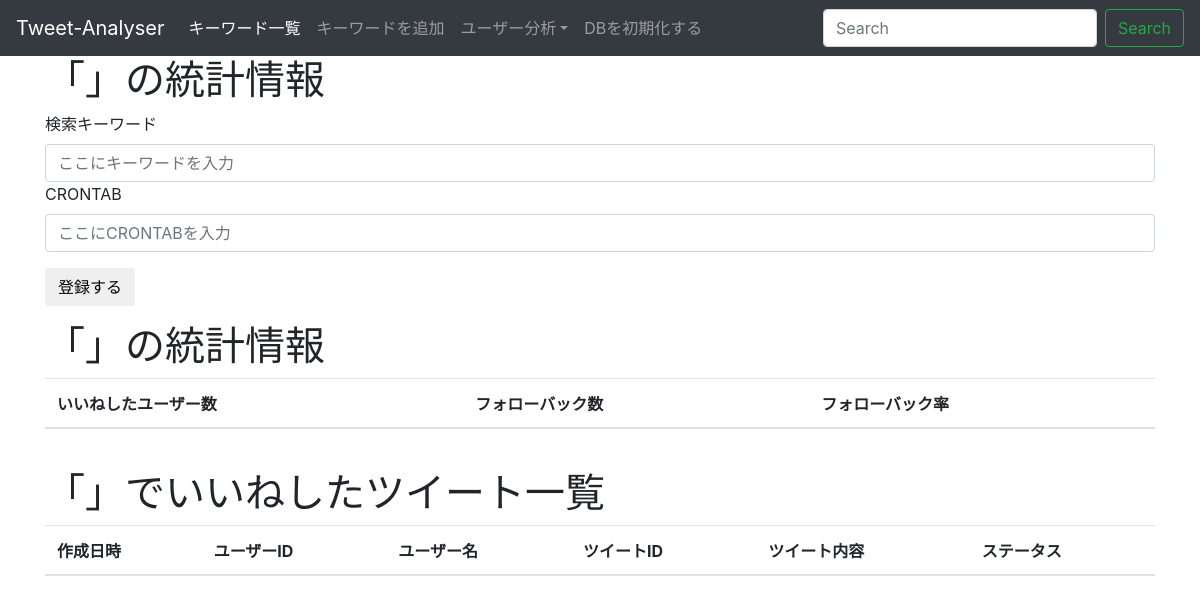
The app's page /show/1, older data.
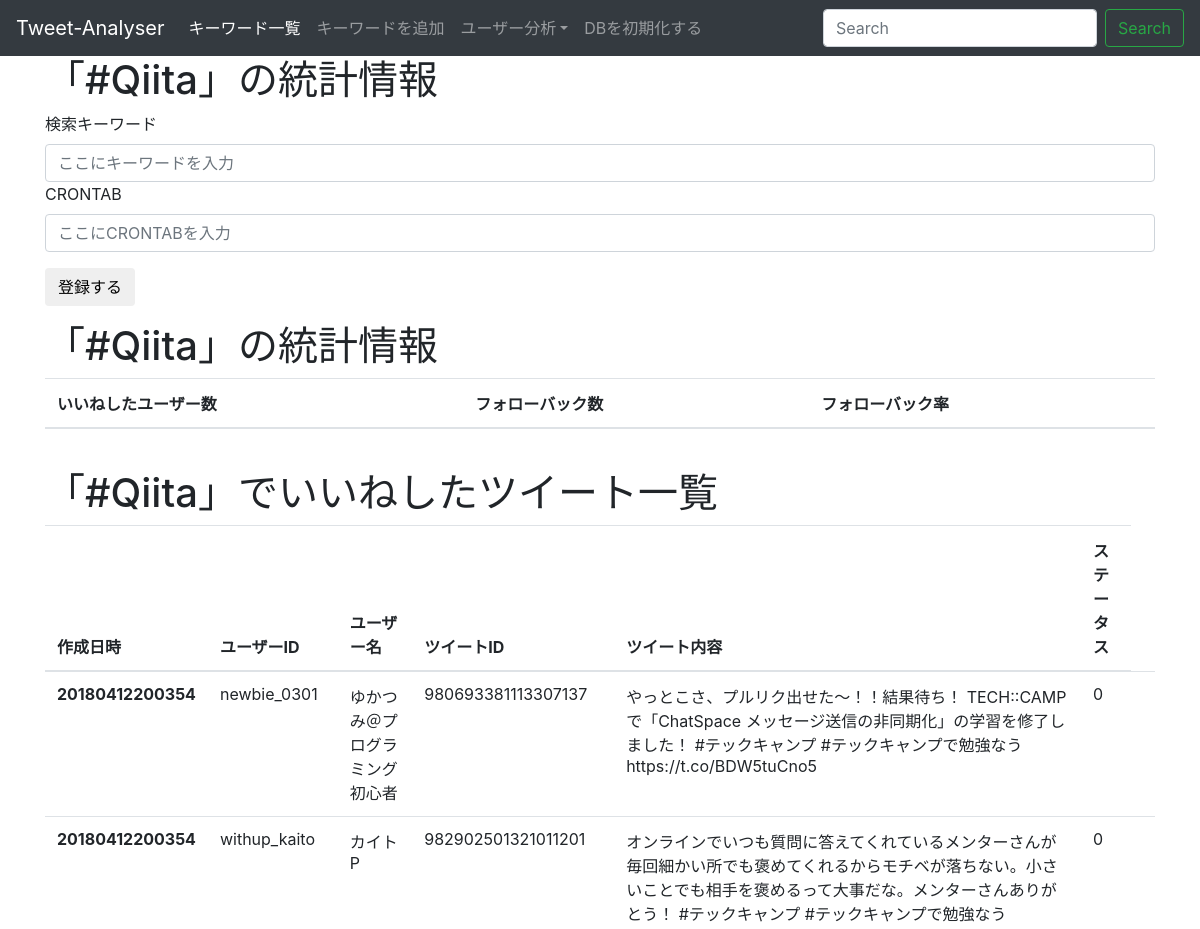
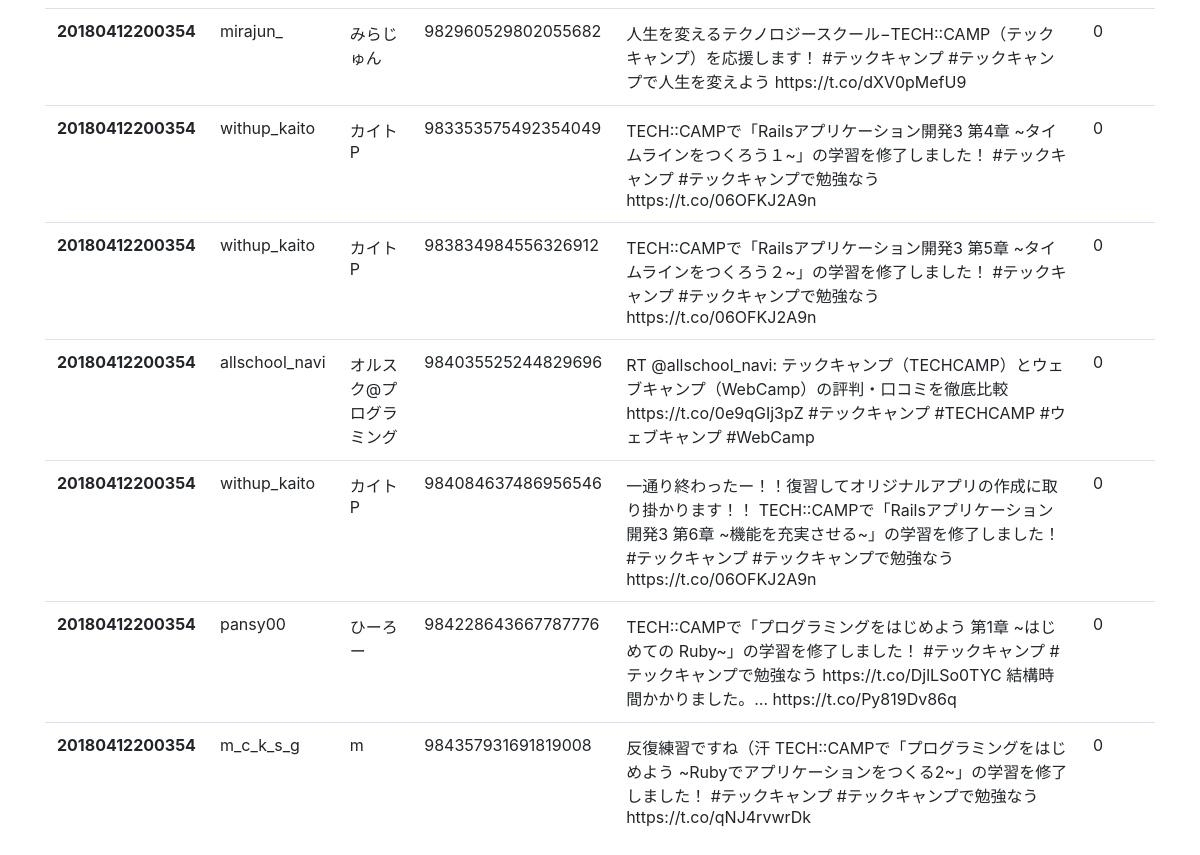
The same page, newer data (2 pictures, top to bottom).
### tables this page shows
CREATE TABLE query (id integer PRIMARY KEY, query text, cron_tab text, is_enabled integer default 0);

CREATE TABLE like_history (id integer PRIMARY KEY, query_id integer, created_at TIMESTAMP, user_id text, user_name text, tweet_id text, content text, is_follower int);

### app.py (the view)
@app.route('/show/<id>')
def showQuery(id):
    queryList = getQueryById(id)
    query = getQueryFromQueryId(id)
    return render_template('query.html', queryList = queryList, query = query)

### app.py (called while the page is built)
def getQueryById(id):
    conn = sqlite3.connect(DATABASE)
    c = conn.cursor()
    selectAllSQL = "SELECT * FROM like_history WHERE query_id = ? ORDER BY id DESC"
    res = c.execute(selectAllSQL,[id])
    return res

def getQueryFromQueryId(id):
    conn = sqlite3.connect(DATABASE)
    c = conn.cursor()
    selectIdSQL = "SELECT query FROM query WHERE id = ?"
    c.execute(selectIdSQL,[id])
    return c.fetchone()

### templates/query.html
{% extends 'layout.html' %}
{% block body %}
<h1>「{{query[0]}}」の統計情報 </h1>
<form action="/setCrontab" method="post">
  <div class="form-group">
    <label for="query">検索キーワード</label>
    <input type="text" class="form-control" id="query" name="query" placeholder="ここにキーワードを入力">
    <label for="cron">CRONTAB</label>
    <input type="text" class="form-control" id="query" name="cron" placeholder="ここにCRONTABを入力">
  </div>
  <button type="submit" class="btn btn-default">登録する</button>
</form>
<h1>「{{query[0]}}」の統計情報 </h1>
<table class="table">
  <thead>
    <tr>
      <th>いいねしたユーザー数</th>
      <th>フォローバック数</th>
      <th>フォローバック率</th>
    </tr>
  </thead>
  <tbody>
    <tr>
      <td></td>
      <td></td>
      <td></td>
    </tr>
  </tbody>
</table>
<h1>「{{query[0]}}」でいいねしたツイート一覧</h1>
<table class="table">
    <thead>
        <tr>
            <th>作成日時</th>
            <th>ユーザーID</th>
            <th>ユーザー名</th>
            <th>ツイートID</th>
            <th>ツイート内容</th>
            <th>ステータス</th>
        </tr>
    </thead>
    <tbody>
      {% for row in queryList %}
        <tr>
            <th>{{row[2]}}</th>
            <td>{{row[3]}}</td>
            <td>{{row[4]}}</td>
            <td>{{row[5]}}</td>
            <td>{{row[6]}}</td>
            <td>{{row[7]}}</td>
            <td>{{row[8]}}</td>
          </tr>
      {% endfor %}
    </tbody>
</table>
{% endblock %}

### templates/layout.html (shortened to what this page needs)
<html>
<head>
    <link rel="stylesheet" href="https://maxcdn.bootstrapcdn.com/bootstrap/4.0.0-beta.2/css/bootstrap.min.css">
</head>
<body>
	{% include 'includes/_navbar.html'%}
	<div class="container">
	    {% block body %}{% endblock %}
    </div>
<link href="https://gitcdn.github.io/bootstrap-toggle/2.2.2/css/bootstrap-toggle.min.css" rel="stylesheet">
</body>
</html>

### templates/includes/_navbar.html (shortened to what this page needs)
<nav class="navbar navbar-expand-md navbar-dark bg-dark">
  <a class="navbar-brand" href="/">Tweet-Analyser</a>
  <div class="collapse navbar-collapse" id="navbarsExampleDefault">
    <ul class="navbar-nav mr-auto">
      <li class="nav-item active">
        <a class="nav-link" href="/index">キーワード一覧</a>
      </li>
      <li class="nav-item">
        <a class="nav-link" href="/addQuery">キーワードを追加</a>
      </li>
      <li class="nav-item dropdown">
        <a class="nav-link dropdown-toggle" href="http://example.com" id="dropdown01" data-toggle="dropdown" aria-haspopup="true" aria-expanded="false">ユーザー分析</a>
      </li>
      <li class="nav-item">
        <a class="nav-link" href="/dropDB">DBを初期化する</a>
      </li>
    </ul>
    <form class="form-inline my-2 my-lg-0">
      <input class="form-control mr-sm-2" type="text" placeholder="Search" aria-label="Search">
      <button class="btn btn-outline-success my-2 my-sm-0" type="submit">Search</button>
    </form>
  </div>
</nav>

Row changes from the older to the newer data that the page shows:
added query: query "#Qiita"
added like_history: created_at "20180412200354", user "newbie_0301", user_name "ゆかつみ＠プログラミング初心者", tweet "980693381113307137", content "やっとこさ、プルリク出せた〜！！結果待ち！ TECH::CAMPで「ChatSpace メッセージ送信の非同期化」の学習を修了しました！ #テックキャンプ #テックキャンプで勉強なう https://t.co/BDW5tuCno5", is_follower "0"
added like_history: created_at "20180412200354", user "withup_kaito", user_name "カイトP", tweet "982902501321011201", content "オンラインでいつも質問に答えてくれているメンターさんが毎回細かい所でも褒めてくれるからモチベが落ちない。小さいことでも相手を褒めるって大事だな。メンターさんありがとう！ #テックキャンプ #テックキャンプで勉強なう", is_follower "0"
added like_history: created_at "20180412200354", user "mirajun_", user_name "みらじゅん", tweet "982960529802055682", content "人生を変えるテクノロジースクール−TECH::CAMP（テックキャンプ）を応援します！ #テックキャンプ #テックキャンプで人生を変えよう https://t.co/dXV0pMefU9", is_follower "0"
added like_history: created_at "20180412200354", user "withup_kaito", user_name "カイトP", tweet "983353575492354049", content "TECH::CAMPで「Railsアプリケーション開発3 第4章 ~タイムラインをつくろう１~」の学習を修了しました！ #テックキャンプ #テックキャンプで勉強なう https://t.co/06OFKJ2A9n", is_follower "0"
added like_history: created_at "20180412200354", user "withup_kaito", user_name "カイトP", tweet "983834984556326912", content "TECH::CAMPで「Railsアプリケーション開発3 第5章 ~タイムラインをつくろう２~」の学習を修了しました！ #テックキャンプ #テックキャンプで勉強なう https://t.co/06OFKJ2A9n", is_follower "0"
added like_history: created_at "20180412200354", user "allschool_navi", user_name "オルスク@プログラミング", tweet "984035525244829696", content "RT @allschool_navi: テックキャンプ（TECHCAMP）とウェブキャンプ（WebCamp）の評判・口コミを徹底比較 https://t.co/0e9qGIj3pZ #テックキャンプ #TECHCAMP #ウェブキャンプ #WebCamp", is_follower "0"
added like_history: created_at "20180412200354", user "withup_kaito", user_name "カイトP", tweet "984084637486956546", content "一通り終わったー！！復習してオリジナルアプリの作成に取り掛かります！！ TECH::CAMPで「Railsアプリケーション開発3 第6章 ~機能を充実させる~」の学習を修了しました！ #テックキャンプ #テックキャンプで勉強なう https://t.co/06OFKJ2A9n", is_follower "0"
added like_history: created_at "20180412200354", user "pansy00", user_name "ひーろー", tweet "984228643667787776", content "TECH::CAMPで「プログラミングをはじめよう 第1章 ~はじめての Ruby~」の学習を修了しました！ #テックキャンプ #テックキャンプで勉強なう https://t.co/DjlLSo0TYC 結構時間かかりました。… https://t.co/Py819Dv86q", is_follower "0"
added like_history: created_at "20180412200354", user "m_c_k_s_g", user_name "m", tweet "984357931691819008", content "反復練習ですね（汗 TECH::CAMPで「プログラミングをはじめよう ~Rubyでアプリケーションをつくる2~」の学習を修了しました！ #テックキャンプ #テックキャンプで勉強なう https://t.co/qNJ4rvwrDk", is_follower "0"
